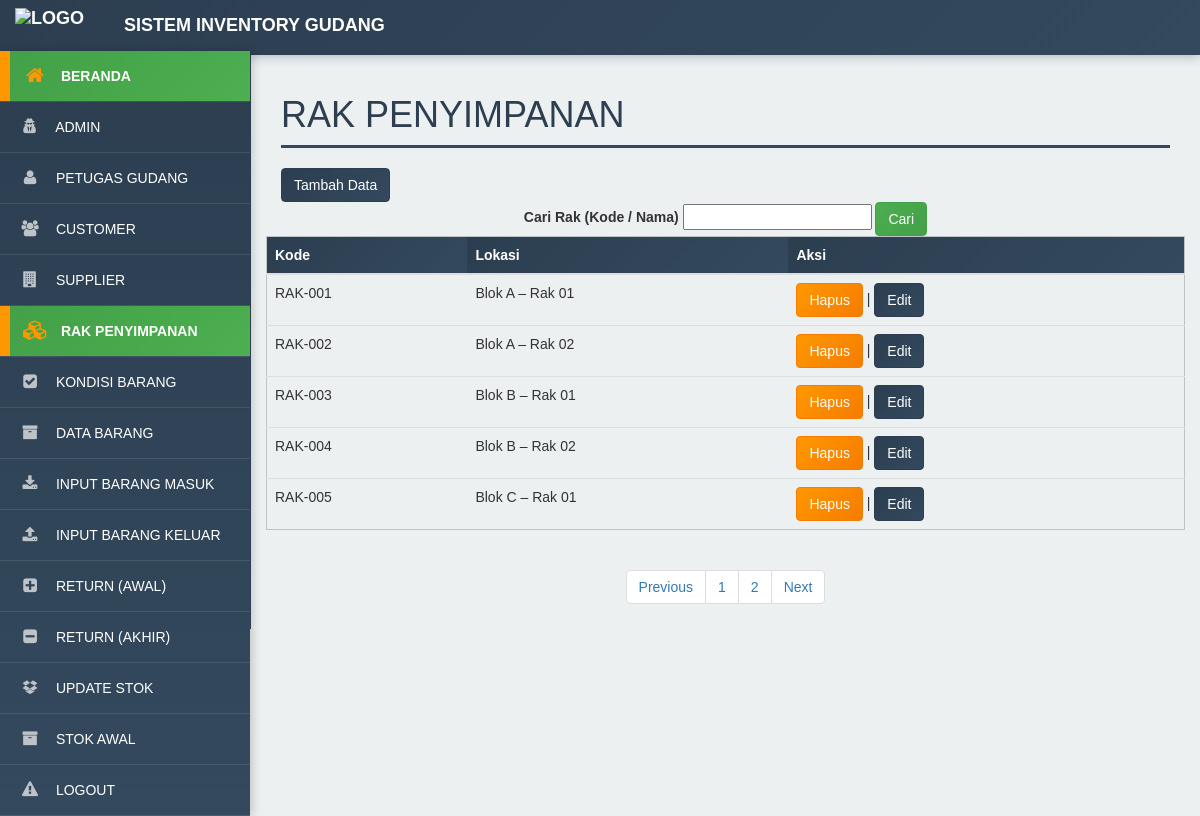
Screenshot of /admin/modul/rak/title.php with the database file from the repository.
### tables this page shows
CREATE TABLE `tb_rak` (
  `kode_rak` varchar(255) NOT NULL,
  `nama_rak` varchar(255) NOT NULL
);

### admin/modul/rak/paging.php (the view, shortened to what this page needs)
<?php
include '../koneksi.php';
$batas = 5;
$halaman = isset($_GET['halaman']) && is_numeric($_GET['halaman']) ? (int) $_GET['halaman'] : 1;
$halaman_awal = ($halaman > 1) ? ($halaman * $batas) - $batas : 0;
if (isset($_POST['go_rak'])) {
    $cari = mysqli_real_escape_string($koneksi, $_POST['cari_rak']);
    $data_rak = mysqli_query($koneksi, "
        SELECT * FROM tb_rak
        WHERE kode_rak LIKE '%$cari%'
           OR nama_rak LIKE '%$cari%'
        ORDER BY kode_rak ASC
        LIMIT $halaman_awal, $batas
    ");
} else {
    $data_rak = mysqli_query($koneksi, "
        SELECT * FROM tb_rak
        ORDER BY CAST(SUBSTRING_INDEX(kode_rak, '-', -1) AS UNSIGNED) ASC
        LIMIT $halaman_awal, $batas
    ");
}
while ($row = mysqli_fetch_array($data_rak)) {
    ?>
    <tr>
        <td><?= $row['kode_rak']; ?></td>
        <td><?= $row['nama_rak']; ?></td>
        <td>
            <a href="index.php?m=rak&s=hapus&kode_rak=<?= $row['kode_rak']; ?>"
                onclick="return confirm('Yakin Akan Dihapus?')">
                <button class="btn btn-danger">Hapus</button>
            </a> |
            <a href="index.php?m=rak&s=ubah&kode_rak=<?= $row['kode_rak']; ?>">
                <button class="btn btn-primary">Edit</button>
            </a>
        </td>
    </tr>
    <?php
}
?>

### css/tampilanadmin.css (style rules this page uses)
body { font-family: Arial, sans-serif; background-color: #ecf0f1; }
.btn-primary { background: linear-gradient(135deg, #2c3e50, #34495e) !important; border-color: #2c3e50 !important; color: #ffffff !important; }
.btn-danger { background: linear-gradient(135deg, #FF9800, #F57C00) !important; border-color: #F57C00 !important; color: #ffffff !important; }
.table-striped tbody tr:nth-of-type(odd) { background-color: #ecf0f1; }
a { color: #2c3e50; transition: color 0.3s ease; }

### css/print.css (style rules this page uses)
body { font-size: 10px; color: #000; overflow-x: hidden; font-family: 'Arial', sans-serif; background: white; }

### rows the page displays
tb_rak: kode_rak "RAK-001", nama_rak "Blok A – Rak 01"
tb_rak: kode_rak "RAK-002", nama_rak "Blok A – Rak 02"
tb_rak: kode_rak "RAK-003", nama_rak "Blok B – Rak 01"
tb_rak: kode_rak "RAK-004", nama_rak "Blok B – Rak 02"
tb_rak: kode_rak "RAK-005", nama_rak "Blok C – Rak 01"
